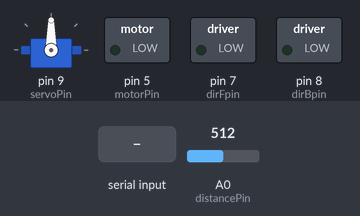
A sketch run on a simulated Arduino Uno, built with avr-gcc and run on an emulated ATmega328P. On the bench: servo, switched loads named in the sketch (green lamp = pin HIGH). The inputs (shaded band) are chosen by the test bench; at power-on: A0 (distancePin) = 512. What the sketch prints to the serial monitor is not drawn.

Above: at 1.2 s.
1.3 s: "f90\n" received over Serial
At 3.5 s:
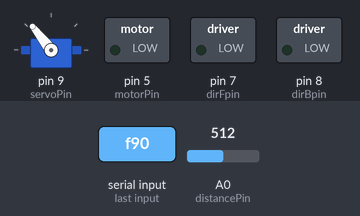
3.8 s: "b90\n" received over Serial
At 6.0 s:
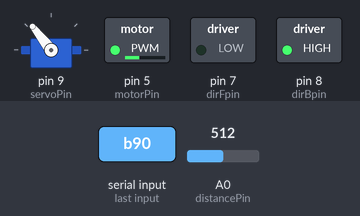
6.3 s: "b,45\n" received over Serial
At 7.9 s:
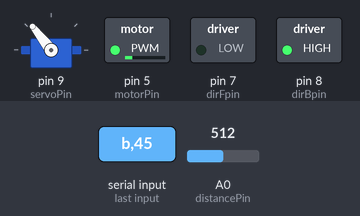
8.8 s: "s,45\n" received over Serial
At 10.0 s:
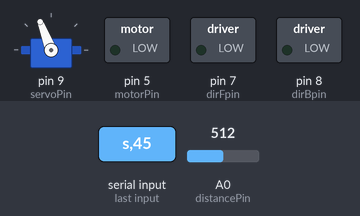
10.3 s: "b" received over Serial
At 13.6 s:
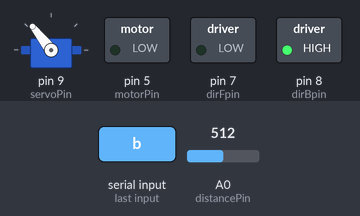
Timing chart, 0 to 14.3 s (numbered marks = the images above; inputs shaded):
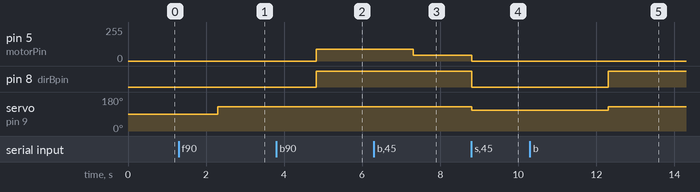

Measured:
- after the input at 1.3 s, servo on pin 9 (servoPin): 90° → 128° after 1.0 s
- after the input at 3.8 s, pin 5 (motorPin): 0/255 → 90/255 after 1.0 s; pin 8 (dirBpin): LOW → HIGH after 1.0 s
- after the input at 6.3 s, pin 5 (motorPin): 90/255 → 45/255 after 1.0 s
- after the input at 8.8 s, pin 5 (motorPin): 45/255 → 0/255 at once; pin 8 (dirBpin): HIGH → LOW at once; servo on pin 9 (servoPin): 128° → 111° at once
- after the input at 10.3 s, pin 8 (dirBpin): LOW → HIGH after 2.0 s; servo on pin 9 (servoPin): 111° → 128° after 2.0 s

The sketch:

car.ino
```cpp
#include <Servo.h>

Servo myservo;
int distance = 0;
int velocity = 0;
int steering = 0;
byte distancePin = 0;
byte motorPin = 5;
byte dirFpin = 7;
byte dirBpin = 8;
byte servoPin = 9;
long previousLCDMillis = 0;
long LCDinterval = 150;
long previousRXTXMillis = 0;
long RXTXinterval = 20;

int distanceVal()
{
  distance = analogRead(distancePin);
  distance = 2076 / (distance - 11);
  distance = constrain(distance, 4 ,50);
  return distance;

}

void setup()
{
  pinMode(motorPin, OUTPUT);
  pinMode(dirFpin, OUTPUT);
  pinMode(dirBpin, OUTPUT);
  digitalWrite(dirBpin, LOW);
  digitalWrite(dirFpin, LOW);
  analogWrite(motorPin, 0);
  myservo.attach(servoPin);
  Serial.begin(19200);
}

void forward()
{
  if (distanceVal() > 7)
  {
    velocity = Serial.parseInt();
    steering = map(Serial.parseInt(), 0, 179, 128, 60);
    Serial.println(distanceVal());
    digitalWrite(dirFpin, HIGH);
    digitalWrite(dirBpin, LOW);
    analogWrite(motorPin, velocity);
    myservo.write(steering);
  }
  else
  {
    Serial.parseInt();
    steering = map(Serial.parseInt(), 0, 179, 128, 60);
    Serial.println(distanceVal());
    digitalWrite(dirBpin, LOW);
    digitalWrite(dirFpin, LOW);
    analogWrite(motorPin, 0);
    myservo.write(steering);
  }

}

void backward()
{
  velocity = Serial.parseInt();
  steering = map(Serial.parseInt(), 0, 179, 128, 60);
  Serial.println(distanceVal());
  digitalWrite(dirFpin, LOW);
  digitalWrite(dirBpin, HIGH);
  analogWrite(motorPin, velocity);
  myservo.write(steering);
}

void stopMove()
{
  steering = map(Serial.parseInt(), 0, 179, 128, 60);
  Serial.println(distanceVal());
  digitalWrite(dirBpin, LOW);
  digitalWrite(dirFpin, LOW);
  analogWrite(motorPin, 0);
  myservo.write(steering);
}


void loop()
{
unsigned long currentLCDMillis = millis();
unsigned long currentRXTXMillis = millis();

if (currentRXTXMillis - previousRXTXMillis > RXTXinterval)
  {
    previousRXTXMillis = currentRXTXMillis;
    while (Serial.available() > 0)
    {

      char syncChar = Serial.read();

      if (syncChar == 'f')
      {
        forward();
      }
      if (syncChar == 'b')
      {
        backward();
      }
      else if (syncChar == 's')
      {
        stopMove();
      }
    }
  }
  if (currentLCDMillis - previousLCDMillis > LCDinterval)
  {
    previousLCDMillis = currentLCDMillis;
    Serial.println(distanceVal());
  }
}
```
